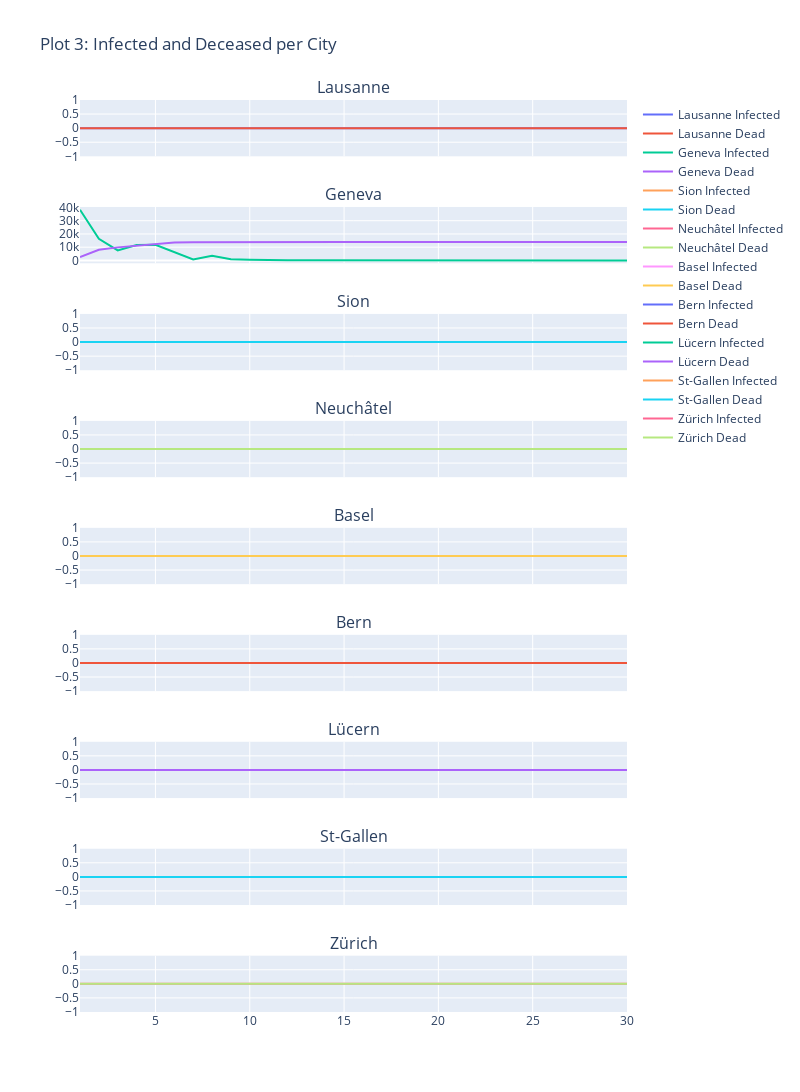

Source (notebook cell):
### Code cell
num_cities = len(history[0].city)
cities = list(history[0].city.keys())

fig3 = make_subplots(rows=num_cities, cols=1, shared_xaxes=True, subplot_titles=[
                     f'{cities[i]}' for i in range(num_cities)])

for city_index in range(num_cities):
    city_infected = [
        data.city[cities[city_index]].infected for data in history]
    city_dead = [data.city[cities[city_index]].dead for data in history]

    fig3.add_trace(go.Scatter(x=weeks, y=city_infected, mode='lines',
                   name=f'{cities[city_index]} Infected'), row=city_index+1, col=1)
    fig3.add_trace(go.Scatter(x=weeks, y=city_dead, mode='lines',
                   name=f'{cities[city_index]} Dead'), row=city_index+1, col=1)

fig3.update_layout(height=200 * num_cities, width=800,
                   title_text='Plot 3: Infected and Deceased per City')
fig3.show()

### Figure 1 — Plotly figure (JSON) as saved in the notebook; plotly's stock layout.template omitted (floating-point values rounded to 4 significant figures)
{"data": [{"mode": "lines", "name": "Lausanne Infected", "type": "scatter", "x": [1, 2, 3, 4, 5, 6, 7, 8, 9, 10, 11, 12, 13, 14, 15, 16, 17, 18, 19, 20, 21, 22, 23, 24, 25, 26, 27, 28, 29, 30], "xaxis": "x", "y": [0, 0, 0, 0, 0, 0, 0, 0, 0, 0, 0, 0, 0, 0, 0, 0, 0, 0, 0, 0, 0, 0, 0, 0, 0, 0, 0, 0, 0, 0], "yaxis": "y"}, {"mode": "lines", "name": "Lausanne Dead", "type": "scatter", "x": [1, 2, 3, 4, 5, 6, 7, 8, 9, 10, 11, 12, 13, 14, 15, 16, 17, 18, 19, 20, 21, 22, 23, 24, 25, 26, 27, 28, 29, 30], "xaxis": "x", "y": [0, 0, 0, 0, 0, 0, 0, 0, 0, 0, 0, 0, 0, 0, 0, 0, 0, 0, 0, 0, 0, 0, 0, 0, 0, 0, 0, 0, 0, 0], "yaxis": "y"}, {"mode": "lines", "name": "Geneva Infected", "type": "scatter", "x": [1, 2, 3, 4, 5, 6, 7, 8, 9, 10, 11, 12, 13, 14, 15, 16, 17, 18, 19, 20, 21, 22, 23, 24, 25, 26, 27, 28, 29, 30], "xaxis": "x2", "y": [38251, 16352, 7614, 11602, 11755, 6280, 816, 3615, 841, 463, 105, 150, 61, 22, 7, 9, 5, 2, 1, 2, 1, 0, 0, 0, 0, 0, 0, 0, 0, 0], "yaxis": "y2"}, {"mode": "lines", "name": "Geneva Dead", "type": "scatter", "x": [1, 2, 3, 4, 5, 6, 7, 8, 9, 10, 11, 12, 13, 14, 15, 16, 17, 18, 19, 20, 21, 22, 23, 24, 25, 26, 27, 28, 29, 30], "xaxis": "x2", "y": [2523, 8019, 9872, 11061, 12493, 13494, 13785, 13865, 13883, 13888, 13889, 13889, 13889, 13889, 13889, 13889, 13889, 13889, 13889, 13889, 13889, 13889, 13889, 13889, 13889, 13889, 13889, 13889, 13889, 13889], "yaxis": "y2"}, {"mode": "lines", "name": "Sion Infected", "type": "scatter", "x": [1, 2, 3, 4, 5, 6, 7, 8, 9, 10, 11, 12, 13, 14, 15, 16, 17, 18, 19, 20, 21, 22, 23, 24, 25, 26, 27, 28, 29, 30], "xaxis": "x3", "y": [0, 0, 0, 0, 0, 0, 0, 0, 0, 0, 0, 0, 0, 0, 0, 0, 0, 0, 0, 0, 0, 0, 0, 0, 0, 0, 0, 0, 0, 0], "yaxis": "y3"}, {"mode": "lines", "name": "Sion Dead", "type": "scatter", "x": [1, 2, 3, 4, 5, 6, 7, 8, 9, 10, 11, 12, 13, 14, 15, 16, 17, 18, 19, 20, 21, 22, 23, 24, 25, 26, 27, 28, 29, 30], "xaxis": "x3", "y": [0, 0, 0, 0, 0, 0, 0, 0, 0, 0, 0, 0, 0, 0, 0, 0, 0, 0, 0, 0, 0, 0, 0, 0, 0, 0, 0, 0, 0, 0], "yaxis": "y3"}, {"mode": "lines", "name": "Neuchâtel Infected", "type": "scatter", "x": [1, 2, 3, 4, 5, 6, 7, 8, 9, 10, 11, 12, 13, 14, 15, 16, 17, 18, 19, 20, 21, 22, 23, 24, 25, 26, 27, 28, 29, 30], "xaxis": "x4", "y": [0, 0, 0, 0, 0, 0, 0, 0, 0, 0, 0, 0, 0, 0, 0, 0, 0, 0, 0, 0, 0, 0, 0, 0, 0, 0, 0, 0, 0, 0], "yaxis": "y4"}, {"mode": "lines", "name": "Neuchâtel Dead", "type": "scatter", "x": [1, 2, 3, 4, 5, 6, 7, 8, 9, 10, 11, 12, 13, 14, 15, 16, 17, 18, 19, 20, 21, 22, 23, 24, 25, 26, 27, 28, 29, 30], "xaxis": "x4", "y": [0, 0, 0, 0, 0, 0, 0, 0, 0, 0, 0, 0, 0, 0, 0, 0, 0, 0, 0, 0, 0, 0, 0, 0, 0, 0, 0, 0, 0, 0], "yaxis": "y4"}, {"mode": "lines", "name": "Basel Infected", "type": "scatter", "x": [1, 2, 3, 4, 5, 6, 7, 8, 9, 10, 11, 12, 13, 14, 15, 16, 17, 18, 19, 20, 21, 22, 23, 24, 25, 26, 27, 28, 29, 30], "xaxis": "x5", "y": [0, 0, 0, 0, 0, 0, 0, 0, 0, 0, 0, 0, 0, 0, 0, 0, 0, 0, 0, 0, 0, 0, 0, 0, 0, 0, 0, 0, 0, 0], "yaxis": "y5"}, {"mode": "lines", "name": "Basel Dead", "type": "scatter", "x": [1, 2, 3, 4, 5, 6, 7, 8, 9, 10, 11, 12, 13, 14, 15, 16, 17, 18, 19, 20, 21, 22, 23, 24, 25, 26, 27, 28, 29, 30], "xaxis": "x5", "y": [0, 0, 0, 0, 0, 0, 0, 0, 0, 0, 0, 0, 0, 0, 0, 0, 0, 0, 0, 0, 0, 0, 0, 0, 0, 0, 0, 0, 0, 0], "yaxis": "y5"}, {"mode": "lines", "name": "Bern Infected", "type": "scatter", "x": [1, 2, 3, 4, 5, 6, 7, 8, 9, 10, 11, 12, 13, 14, 15, 16, 17, 18, 19, 20, 21, 22, 23, 24, 25, 26, 27, 28, 29, 30], "xaxis": "x6", "y": [0, 0, 0, 0, 0, 0, 0, 0, 0, 0, 0, 0, 0, 0, 0, 0, 0, 0, 0, 0, 0, 0, 0, 0, 0, 0, 0, 0, 0, 0], "yaxis": "y6"}, {"mode": "lines", "name": "Bern Dead", "type": "scatter", "x": [1, 2, 3, 4, 5, 6, 7, 8, 9, 10, 11, 12, 13, 14, 15, 16, 17, 18, 19, 20, 21, 22, 23, 24, 25, 26, 27, 28, 29, 30], "xaxis": "x6", "y": [0, 0, 0, 0, 0, 0, 0, 0, 0, 0, 0, 0, 0, 0, 0, 0, 0, 0, 0, 0, 0, 0, 0, 0, 0, 0, 0, 0, 0, 0], "yaxis": "y6"}, {"mode": "lines", "name": "Lücern Infected", "type": "scatter", "x": [1, 2, 3, 4, 5, 6, 7, 8, 9, 10, 11, 12, 13, 14, 15, 16, 17, 18, 19, 20, 21, 22, 23, 24, 25, 26, 27, 28, 29, 30], "xaxis": "x7", "y": [0, 0, 0, 0, 0, 0, 0, 0, 0, 0, 0, 0, 0, 0, 0, 0, 0, 0, 0, 0, 0, 0, 0, 0, 0, 0, 0, 0, 0, 0], "yaxis": "y7"}, {"mode": "lines", "name": "Lücern Dead", "type": "scatter", "x": [1, 2, 3, 4, 5, 6, 7, 8, 9, 10, 11, 12, 13, 14, 15, 16, 17, 18, 19, 20, 21, 22, 23, 24, 25, 26, 27, 28, 29, 30], "xaxis": "x7", "y": [0, 0, 0, 0, 0, 0, 0, 0, 0, 0, 0, 0, 0, 0, 0, 0, 0, 0, 0, 0, 0, 0, 0, 0, 0, 0, 0, 0, 0, 0], "yaxis": "y7"}, {"mode": "lines", "name": "St-Gallen Infected", "type": "scatter", "x": [1, 2, 3, 4, 5, 6, 7, 8, 9, 10, 11, 12, 13, 14, 15, 16, 17, 18, 19, 20, 21, 22, 23, 24, 25, 26, 27, 28, 29, 30], "xaxis": "x8", "y": [0, 0, 0, 0, 0, 0, 0, 0, 0, 0, 0, 0, 0, 0, 0, 0, 0, 0, 0, 0, 0, 0, 0, 0, 0, 0, 0, 0, 0, 0], "yaxis": "y8"}, {"mode": "lines", "name": "St-Gallen Dead", "type": "scatter", "x": [1, 2, 3, 4, 5, 6, 7, 8, 9, 10, 11, 12, 13, 14, 15, 16, 17, 18, 19, 20, 21, 22, 23, 24, 25, 26, 27, 28, 29, 30], "xaxis": "x8", "y": [0, 0, 0, 0, 0, 0, 0, 0, 0, 0, 0, 0, 0, 0, 0, 0, 0, 0, 0, 0, 0, 0, 0, 0, 0, 0, 0, 0, 0, 0], "yaxis": "y8"}, {"mode": "lines", "name": "Zürich Infected", "type": "scatter", "x": [1, 2, 3, 4, 5, 6, 7, 8, 9, 10, 11, 12, 13, 14, 15, 16, 17, 18, 19, 20, 21, 22, 23, 24, 25, 26, 27, 28, 29, 30], "xaxis": "x9", "y": [0, 0, 0, 0, 0, 0, 0, 0, 0, 0, 0, 0, 0, 0, 0, 0, 0, 0, 0, 0, 0, 0, 0, 0, 0, 0, 0, 0, 0, 0], "yaxis": "y9"}, {"mode": "lines", "name": "Zürich Dead", "type": "scatter", "x": [1, 2, 3, 4, 5, 6, 7, 8, 9, 10, 11, 12, 13, 14, 15, 16, 17, 18, 19, 20, 21, 22, 23, 24, 25, 26, 27, 28, 29, 30], "xaxis": "x9", "y": [0, 0, 0, 0, 0, 0, 0, 0, 0, 0, 0, 0, 0, 0, 0, 0, 0, 0, 0, 0, 0, 0, 0, 0, 0, 0, 0, 0, 0, 0], "yaxis": "y9"}], "layout": {"annotations": [{"font": {"size": 16}, "showarrow": false, "text": "Lausanne", "x": 0.5, "xanchor": "center", "xref": "paper", "y": 1, "yanchor": "bottom", "yref": "paper"}, {"font": {"size": 16}, "showarrow": false, "text": "Geneva", "x": 0.5, "xanchor": "center", "xref": "paper", "y": 0.8827, "yanchor": "bottom", "yref": "paper"}, {"font": {"size": 16}, "showarrow": false, "text": "Sion", "x": 0.5, "xanchor": "center", "xref": "paper", "y": 0.7654, "yanchor": "bottom", "yref": "paper"}, {"font": {"size": 16}, "showarrow": false, "text": "Neuchâtel", "x": 0.5, "xanchor": "center", "xref": "paper", "y": 0.6481, "yanchor": "bottom", "yref": "paper"}, {"font": {"size": 16}, "showarrow": false, "text": "Basel", "x": 0.5, "xanchor": "center", "xref": "paper", "y": 0.5309, "yanchor": "bottom", "yref": "paper"}, {"font": {"size": 16}, "showarrow": false, "text": "Bern", "x": 0.5, "xanchor": "center", "xref": "paper", "y": 0.4136, "yanchor": "bottom", "yref": "paper"}, {"font": {"size": 16}, "showarrow": false, "text": "Lücern", "x": 0.5, "xanchor": "center", "xref": "paper", "y": 0.2963, "yanchor": "bottom", "yref": "paper"}, {"font": {"size": 16}, "showarrow": false, "text": "St-Gallen", "x": 0.5, "xanchor": "center", "xref": "paper", "y": 0.179, "yanchor": "bottom", "yref": "paper"}, {"font": {"size": 16}, "showarrow": false, "text": "Zürich", "x": 0.5, "xanchor": "center", "xref": "paper", "y": 0.06173, "yanchor": "bottom", "yref": "paper"}], "height": 1800, "title": {"text": "Plot 3: Infected and Deceased per City"}, "width": 800, "xaxis": {"anchor": "y", "domain": [0, 1], "matches": "x9", "showticklabels": false}, "xaxis2": {"anchor": "y2", "domain": [0, 1], "matches": "x9", "showticklabels": false}, "xaxis3": {"anchor": "y3", "domain": [0, 1], "matches": "x9", "showticklabels": false}, "xaxis4": {"anchor": "y4", "domain": [0, 1], "matches": "x9", "showticklabels": false}, "xaxis5": {"anchor": "y5", "domain": [0, 1], "matches": "x9", "showticklabels": false}, "xaxis6": {"anchor": "y6", "domain": [0, 1], "matches": "x9", "showticklabels": false}, "xaxis7": {"anchor": "y7", "domain": [0, 1], "matches": "x9", "showticklabels": false}, "xaxis8": {"anchor": "y8", "domain": [0, 1], "matches": "x9", "showticklabels": false}, "xaxis9": {"anchor": "y9", "domain": [0, 1]}, "yaxis": {"anchor": "x", "domain": [0.9383, 1]}, "yaxis2": {"anchor": "x2", "domain": [0.821, 0.8827]}, "yaxis3": {"anchor": "x3", "domain": [0.7037, 0.7654]}, "yaxis4": {"anchor": "x4", "domain": [0.5864, 0.6481]}, "yaxis5": {"anchor": "x5", "domain": [0.4691, 0.5309]}, "yaxis6": {"anchor": "x6", "domain": [0.3519, 0.4136]}, "yaxis7": {"anchor": "x7", "domain": [0.2346, 0.2963]}, "yaxis8": {"anchor": "x8", "domain": [0.1173, 0.179]}, "yaxis9": {"anchor": "x9", "domain": [0, 0.06173]}}}
